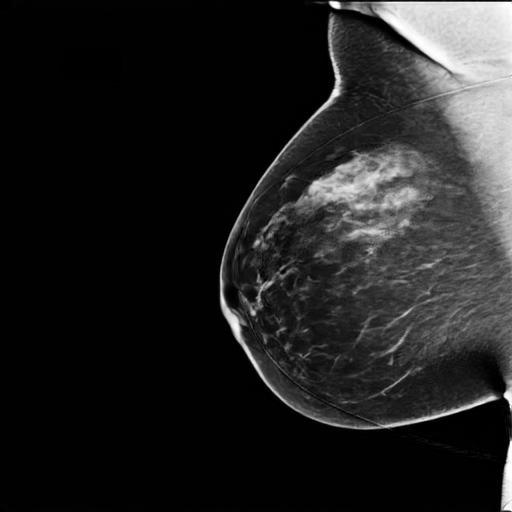
#> input picture mammo-rgb/img_105_view1_Two_healthy_right_breast_mammograms,_the_first_ima.jpg, 512 x 512 px; its folder holds only this picture in this run
$ python -i remove_text.py   (imports and definitions only)
#> lines starting #> are read from the running program, lines starting #| are printed output that depends on the picture; after the words box and inside, x2 and y2 are one past the last pixel; in counts of white or black regions, pixels touching at a corner belong together
#> further down, picture is the input picture: shape (512, 512, 3); min 0, max 255, mean 33.4
import cv2
from glob import glob
from tqdm import tqdm
import numpy as np
from PIL import Image

def remove_text_label(image):
    # Convert the image to a NumPy array if it's a PIL image
    if isinstance(image, Image.Image):
        image = np.array(image)
    convert = False
    if len(image.shape) > 2:
        image = cv2.cvtColor(image, cv2.COLOR_RGB2GRAY)
        convert = True
    if image.max() <= 1:
        image = (image * 255).astype(np.uint8) # Convert to 8-bit if not already

    # Binarize the image using a naive non-zero thresholding
    binary_image = (image > 5).astype(np.uint8) * 255
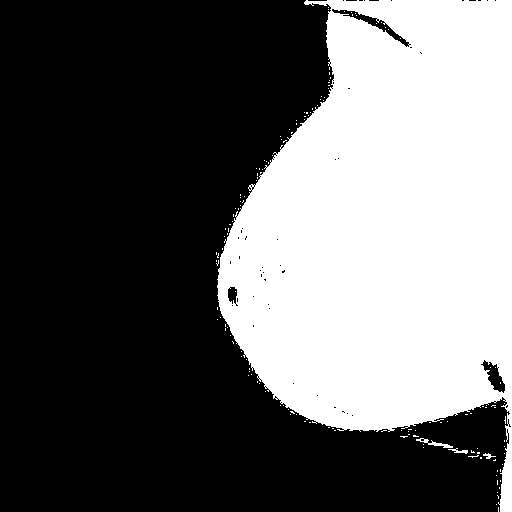
#> binary_image: shape (512, 512); 38.8% white; 148 white regions (144 under 20 px), largest, box (x1, y1, x2, y2) and area: (217, 0, 512, 512) 101112, (416, 438, 453, 448) 110, (448, 448, 468, 454) 50, (483, 453, 496, 459) 35

    # Apply Gaussian blur to the binarized image
    blurred_image = cv2.GaussianBlur(binary_image, (5, 5), 2.0)
    # Binarize the blurred image again
    binary_image = (blurred_image > 0).astype(np.uint8) * 255
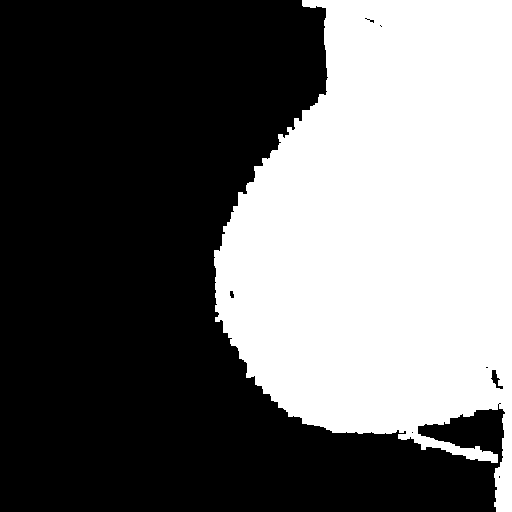
#> binary_image: shape (512, 512); 40.8% white; 1 white region, box (x1, y1, x2, y2) and area: (214, 0, 512, 512) 106836
    # Find connected components
    num_labels, labels, stats, centroids = cv2.connectedComponentsWithStats(binary_image, connectivity=8)
#> num_labels = 2; stats = [[0, 0, 505, 512, 155308], [214, 0, 298, 512, 106836]]; centroids = [[165.8, 272.6], [385.9, 230.7]]

    # Create an output image to store the result
    output_image = image.copy()

    # Remove small connected components
    for i in range(1, num_labels):  # Start from 1 to skip the background
        area = stats[i, cv2.CC_STAT_AREA]
        if area < 1e4 and area < np.max(stats[:, cv2.CC_STAT_AREA]):  # Threshold for small areas, adjust as needed
            x, y, w, h = stats[i, cv2.CC_STAT_LEFT], stats[i, cv2.CC_STAT_TOP], stats[i, cv2.CC_STAT_WIDTH], stats[i, cv2.CC_STAT_HEIGHT]
            output_image[y:y+h, x:x+w] = 0  # Set the region to black
#> this loop made 1 pass
#> area on pass 1: 106836
    # if image is set to pure black, return the original image
    if np.all(output_image <= 1e-3):
        output_image = image
    if convert:
        output_image = cv2.cvtColor(output_image, cv2.COLOR_GRAY2RGB)
    return output_image


# [12 lines not run here, left out]

>>> import cv2
>>> picture = cv2.cvtColor(cv2.imread('mammo-rgb/img_105_view1_Two_healthy_right_breast_mammograms,_the_first_ima.jpg'), cv2.COLOR_BGR2RGB)
>>> result = remove_text_label(picture)

$ run again, on mammo-rgb/img_105_view2_Two_healthy_right_breast_mammograms,_the_first_ima.jpg
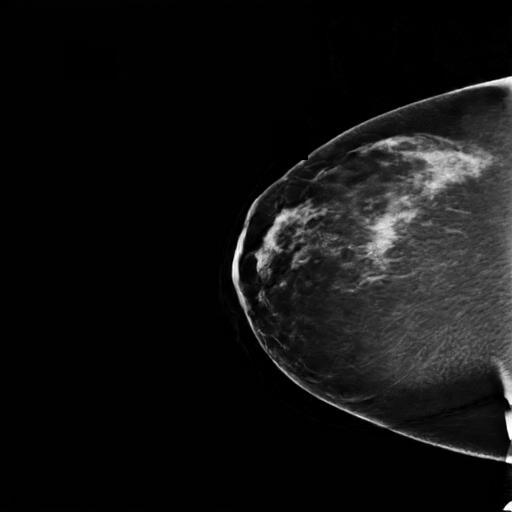
#> input picture mammo-rgb/img_105_view2_Two_healthy_right_breast_mammograms,_the_first_ima.jpg, 512 x 512 px
#> picture is the input picture: shape (512, 512, 3); min 0, max 255, mean 18.2
#> in remove_text_label, `binary_image = (image > 5).astype(np.uint8) * 255`:
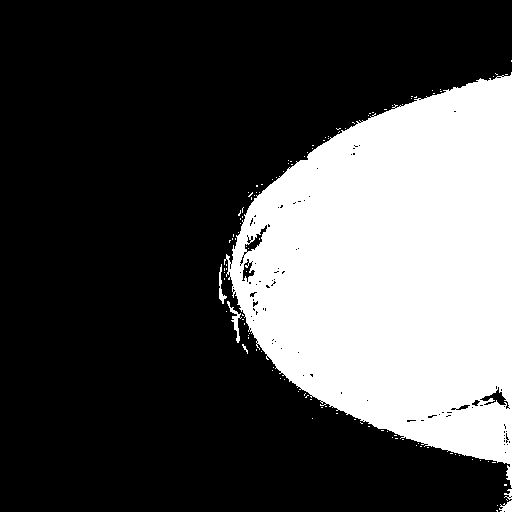
#> binary_image: shape (512, 512); 30.4% white; 114 white regions (108 under 20 px), largest, box (x1, y1, x2, y2) and area: (224, 72, 512, 488) 79048, (227, 301, 242, 343) 163, (219, 264, 227, 304) 109, (499, 500, 512, 512) 98, (504, 489, 512, 500) 43, (242, 344, 248, 354) 21
#> in remove_text_label, `num_labels, labels, stats, centroids = cv2.connectedComponentsWithStat..`:
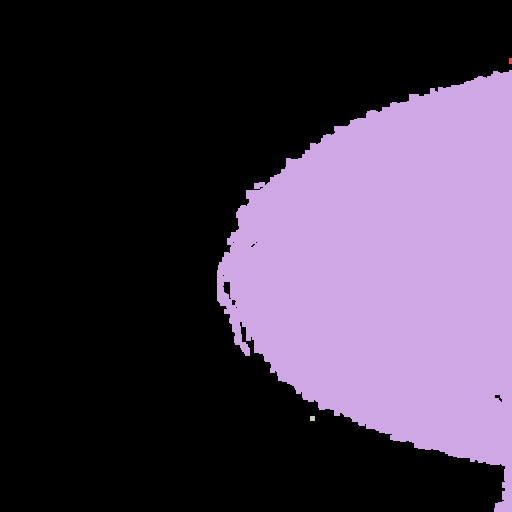
#> labels: shape (512, 512) int32; 4 distinct labels, from 0 to 3; one colour per label, 0 black
#> num_labels = 4; stats = [[0, 0, 512, 512, 177579], [509, 58, 3, 6, 18], [217, 70, 295, 442, 84522], [310, 416, 5, 5, 25]]; centroids = [[190.7, 247.7], [510, 60.5], [391.5, 272], [312, 418]]
#> the loop in remove_text_label, `for i in range(1, num_labels):` made 3 passes
#> (area, x, y, w, h) on pass 3: (25, 310, 416, 5, 5)

$ run again, on mammo-rgb/img_124_view1_Two_healthy_right_breast_mammograms,_the_first_ima.jpg
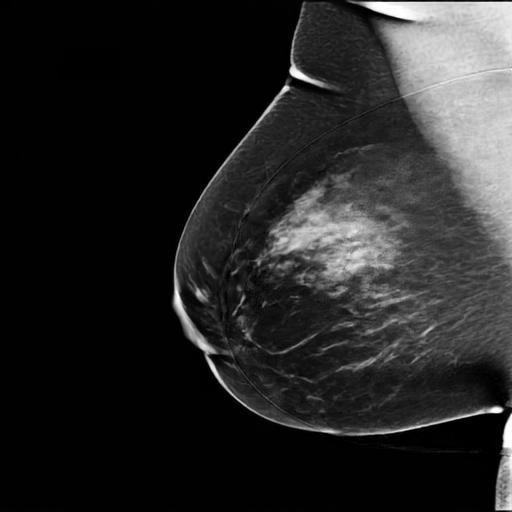
#> input picture mammo-rgb/img_124_view1_Two_healthy_right_breast_mammograms,_the_first_ima.jpg, 512 x 512 px
#> picture is the input picture: shape (512, 512, 3); min 0, max 255, mean 38.1
#> in remove_text_label, `binary_image = (image > 5).astype(np.uint8) * 255`:
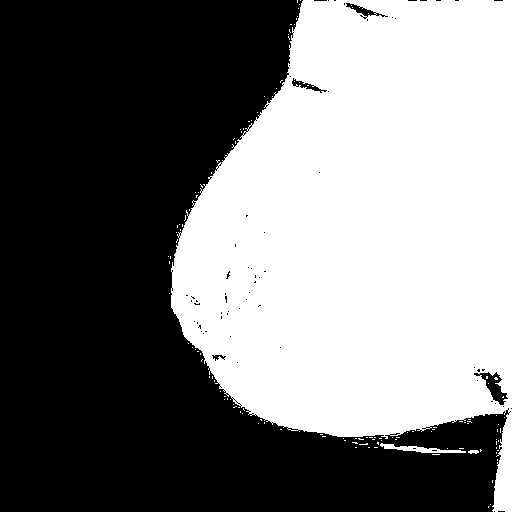
#> binary_image: shape (512, 512); 47% white; 129 white regions (126 under 20 px), largest, box (x1, y1, x2, y2) and area: (171, 0, 512, 512) 122451, (380, 443, 466, 453) 338, (468, 450, 479, 454) 34
#> in remove_text_label, `binary_image = (blurred_image > 0).astype(np.uint8) * 255`:
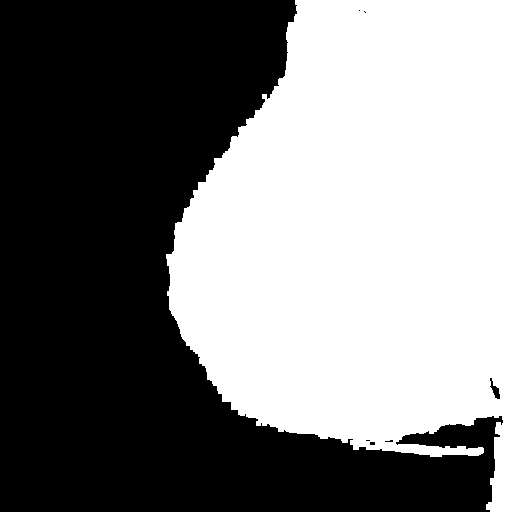
#> binary_image: shape (512, 512); 48.9% white; 1 white region, box (x1, y1, x2, y2) and area: (166, 0, 512, 512) 128239
#> num_labels = 2; stats = [[0, 0, 503, 512, 133905], [166, 0, 346, 512, 128239]]; centroids = [[151.1, 277.2], [364.5, 232.8]]
#> the loop in remove_text_label, `for i in range(1, num_labels):` made 1 pass
#> area on pass 1: 128239
